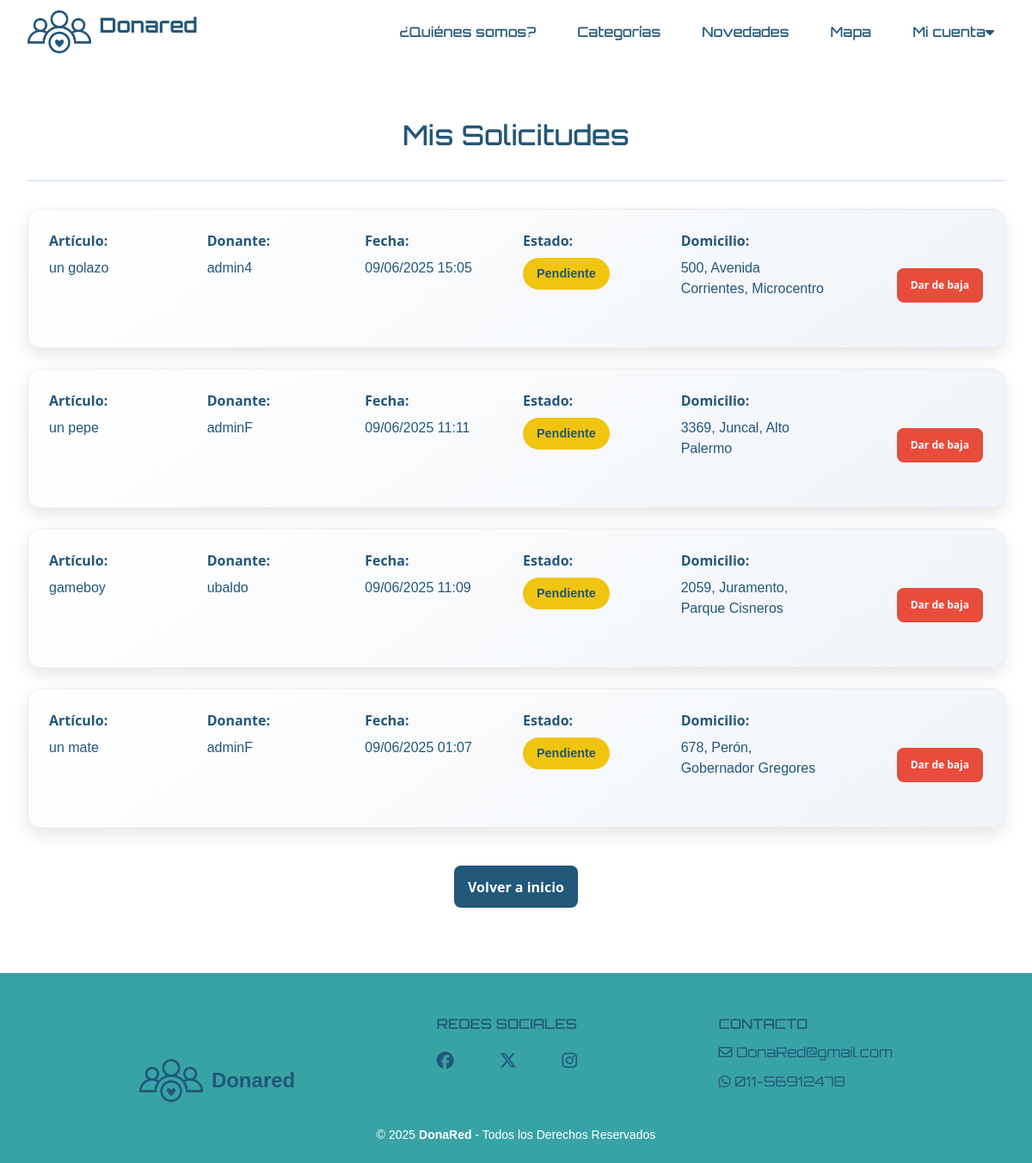
The app's page /solicitudes/ (signed in) with its own data.
### donaredapp/models.py (models this page shows, shortened)
class Solicitud(models.Model):
    item = models.ForeignKey(Item, on_delete=models.CASCADE, related_name='item_solicitudes')
    donante = models.ForeignKey(User, on_delete=models.CASCADE, related_name='donante_solicitudes')
    beneficiario = models.ForeignKey(User, on_delete=models.CASCADE, related_name='beneficiario_solicitudes')
    fecha_creacion = models.DateTimeField(auto_now_add=True)
    STATUS_CHOICES = [
        ('PENDIENTE', 'Pendiente'),
        ('ACEPTADA', 'Aceptada'),
        ('RECHAZADA', 'Rechazada'),
        ('CONCRETADA', 'Concretada'),
    ]
    estado = models.CharField(max_length=20, choices=STATUS_CHOICES, default='PENDIENTE')
    class Meta:
        unique_together = ['item', 'beneficiario']
        verbose_name = 'Donación'
        verbose_name_plural = 'Donaciones'

class Item(models.Model):
    nombre = models.CharField(max_length=100)
    descripcion = models.TextField()
    categoria = models.ForeignKey(Categoria, on_delete=models.CASCADE)
    fecha_creacion = models.DateTimeField(auto_now_add=True)
    usuario = models.ForeignKey(
        User,
        on_delete=models.CASCADE,
        related_name='items',
        null=True,
    )
    imagen = models.ImageField(upload_to='items/', null=True, blank=True, default='items/sin_imagen.png')
    domicilio = models.CharField(max_length=255, null=True, blank=True)
    activo = models.BooleanField(default=True)
    latitude = models.DecimalField(max_digits=9, decimal_places=6, null=True, blank=True)
    longitude = models.DecimalField(max_digits=9, decimal_places=6, null=True, blank=True)

### donaredapp/views_solicitudes.py (the view)
# urls.py: path('solicitudes/', views_solicitudes.solicitudes, name='solicitudes'),
@login_required
def solicitudes(request):
    solicitudes = Solicitud.objects.filter(beneficiario=request.user).order_by('-fecha_creacion')
    for solicitud in solicitudes:
        if solicitud.item and solicitud.item.domicilio:
            domicilio_parts = solicitud.item.domicilio.split(',')
            solicitud.display_domicilio = ', '.join(part.strip() for part in domicilio_parts[:3])
        else:
            solicitud.display_domicilio = "No especificado"
    return render(request, 'donaredapp/solicitudes.html', {
        'solicitudes': solicitudes,
    })

### donaredapp/templates/donaredapp/solicitudes.html (shortened to what this page needs)
{% extends 'donaredapp/base.html' %}
{% load static %}
{% block content %}
<section class="solicitudes-container">
    <div class="solicitudes-header">
        <h2>Mis Solicitudes</h2>
    </div>
    {% if solicitudes %}
        {% for solicitud in solicitudes %}
        <div class="solicitud-card">
            <div class="solicitud-info">
                <div>
                    <strong>Artículo:</strong>
                    <p><a href="{% url 'donaredapp:tarjeta' item_id=solicitud.item.id %}">{{ solicitud.item.nombre }}</a></p>
                </div>
                <div>
                    <strong>Donante:</strong>
                    <p>{{ solicitud.donante.username }}</p>
                </div>
                <div>
                    <strong>Fecha:</strong>
                    <p>{{ solicitud.fecha_creacion|date:"d/m/Y H:i" }}</p>
                </div>
                <div>
                    <strong>Estado:</strong>
                    <p><span class="estado-badge estado-{{ solicitud.estado|lower }}">{{ solicitud.get_estado_display }}</span></p>
                </div>
                <div>
                    <strong>Domicilio:</strong>
                    <p>{{ solicitud.display_domicilio }}</p>
                </div>
                <div class="solicitud-actions">
                {% if solicitud.estado == 'PENDIENTE' %}
                <button class="btn btn-danger" onclick="confirmarBaja(this)" data-url="{% url 'donaredapp:gestionar_solicitud' solicitud_id=solicitud.id %}">Dar de baja</button>
                {% endif %}
                </div>
            </div>
        </div>
        {% endfor %}
    {% else %}
        <div class="solicitud-card">
            <p class="text-center">No tienes solicitudes activas.</p>
        </div>
    {% endif %}
    <div class="solicitud-actions" style="justify-content: center; margin-top: 2rem;">
        <a href="{% url 'donaredapp:index' %}" class="btn btn-primary">Volver a inicio</a>
    </div>
</section>
{% endblock %}

### donaredapp/static/donaredapp/style.css (style rules this page uses)
html, body { max-width: 100vw; overflow-x: hidden; }
body { background-color: #ffffff; color: #22577A; margin: 0 ; padding: 0; box-sizing: border-box; }
h1, h2, h3 { font-family: 'Orbitron', sans-serif; }
p { font-family: 'helvetica', sans-serif; }
a { text-decoration: none; color: inherit; }
.btn { padding: 0.8rem 1.5rem; border-radius: 8px; font-weight: 600; transition: all 0.3s ease; text-decoration: none; display: inline-block; }
.btn-primary, .btn-outline-primary { background: #22577A; color: white; }
.btn-primary { background-color: #22577A; color: #fff; border: none; padding: 10px 28px; border-radius: 4px; font-size: 1rem; font-weight: bold; margin-top: 12px; transition: background 0.2s, color 0.2s; }
.solicitudes-container { max-width: 1200px; margin: 2rem auto; padding: 2rem; }
.solicitudes-header { text-align: center; margin-bottom: 2rem; padding-bottom: 1rem; border-bottom: 2px solid #e0e7ff; }
.solicitudes-header h2 { color: #22577A; font-size: 2rem; margin-bottom: 1rem; }
.solicitud-card { background: linear-gradient(145deg, #ffffff, #f0f4f8); border-radius: 15px; box-shadow: 0 8px 20px rgba(0, 0, 0, 0.1); transition: transform 0.3s ease, box-shadow 0.3s ease; border: 1px solid rgba(0, 0, 0, 0.05); margin-bottom: 1.5rem; padding: 1.5rem; }
.solicitud-info { display: grid; grid-template-columns: repeat(auto-fit, minmax(150px, 1fr)); gap: 1rem; margin-bottom: 1rem; }
.solicitud-info p { margin: 0.5rem 0; color: #22577A; }
.solicitud-info strong { color: #22577A; font-weight: 600; display: inline-block; min-width: 100px; }
.solicitud-actions { display: flex; justify-content: flex-end; gap: 1rem; margin-top: 2rem; }
.solicitud-info .btn-danger { padding: 0.5rem 1rem; font-size: 12px; height: 40px; margin: 12px 0; }
.btn { padding: 0.8rem 1rem; border-radius: 8px; font-weight: 600; transition: all 0.3s ease; text-decoration: none; display: inline-block; cursor: pointer; border: none; margin: 12px 0; }
.btn-primary { background-color: #22577A; color: white; }
.btn-danger { background-color: #e74c3c; color: white; }
.estado-badge { display: inline-block; padding: 0.5rem 1rem; border-radius: 20px; font-weight: 600; font-size: 0.9rem; }
.estado-pendiente { background-color: #f1c40f; color: #22577A; }

### records on screen
Solicitud: item.nombre "un golazo", donante.username "admin4", fecha_creacion "09/06/2025 15:05", estado "Pendiente", display_domicilio "500, Avenida Corrientes, Microcentro", shows "Dar de baja"
Solicitud: item.nombre "un pepe", donante.username "adminF", fecha_creacion "09/06/2025 11:11", estado "Pendiente", display_domicilio "3369, Juncal, Alto Palermo", shows "Dar de baja"
Solicitud: item.nombre "gameboy", donante.username "ubaldo", fecha_creacion "09/06/2025 11:09", estado "Pendiente", display_domicilio "2059, Juramento, Parque Cisneros", shows "Dar de baja"
Solicitud: item.nombre "un mate", donante.username "adminF", fecha_creacion "09/06/2025 01:07", estado "Pendiente", display_domicilio "678, Perón, Gobernador Gregores", shows "Dar de baja"
